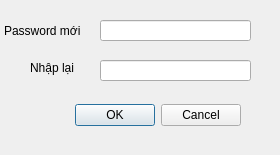
<?xml version="1.0" encoding="UTF-8"?>
<ui version="4.0">
 <class>Dialog</class>
 <widget class="QDialog" name="Dialog">
  <property name="geometry">
   <rect>
    <x>0</x>
    <y>0</y>
    <width>280</width>
    <height>155</height>
   </rect>
  </property>
  <property name="windowTitle">
   <string>Dialog</string>
  </property>
  <widget class="QDialogButtonBox" name="buttonBox">
   <property name="geometry">
    <rect>
     <x>40</x>
     <y>100</y>
     <width>201</width>
     <height>31</height>
    </rect>
   </property>
   <property name="orientation">
    <enum>Qt::Horizontal</enum>
   </property>
   <property name="standardButtons">
    <set>QDialogButtonBox::Cancel|QDialogButtonBox::Ok</set>
   </property>
  </widget>
  <widget class="QLabel" name="label">
   <property name="geometry">
    <rect>
     <x>4</x>
     <y>20</y>
     <width>81</width>
     <height>21</height>
    </rect>
   </property>
   <property name="text">
    <string>Password mới</string>
   </property>
  </widget>
  <widget class="QLabel" name="label_2">
   <property name="geometry">
    <rect>
     <x>30</x>
     <y>60</y>
     <width>55</width>
     <height>16</height>
    </rect>
   </property>
   <property name="text">
    <string>Nhập lại</string>
   </property>
  </widget>
  <widget class="QLineEdit" name="lineEdit">
   <property name="geometry">
    <rect>
     <x>100</x>
     <y>20</y>
     <width>151</width>
     <height>21</height>
    </rect>
   </property>
   <property name="text">
    <string/>
   </property>
   <property name="echoMode">
    <enum>QLineEdit::Password</enum>
   </property>
  </widget>
  <widget class="QLineEdit" name="lineEdit_2">
   <property name="geometry">
    <rect>
     <x>100</x>
     <y>60</y>
     <width>151</width>
     <height>21</height>
    </rect>
   </property>
   <property name="echoMode">
    <enum>QLineEdit::Password</enum>
   </property>
  </widget>
 </widget>
 <resources/>
 <connections>
  <connection>
   <sender>buttonBox</sender>
   <signal>accepted()</signal>
   <receiver>Dialog</receiver>
   <slot>accept()</slot>
   <hints>
    <hint type="sourcelabel">
     <x>248</x>
     <y>254</y>
    </hint>
    <hint type="destinationlabel">
     <x>157</x>
     <y>274</y>
    </hint>
   </hints>
  </connection>
  <connection>
   <sender>buttonBox</sender>
   <signal>rejected()</signal>
   <receiver>Dialog</receiver>
   <slot>reject()</slot>
   <hints>
    <hint type="sourcelabel">
     <x>316</x>
     <y>260</y>
    </hint>
    <hint type="destinationlabel">
     <x>286</x>
     <y>274</y>
    </hint>
   </hints>
  </connection>
 </connections>
</ui>
